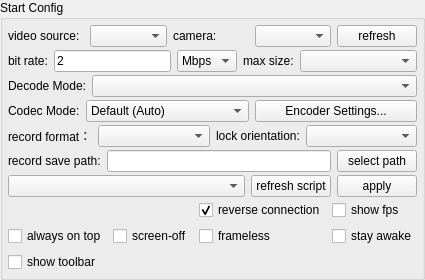
       <widget class="QGroupBox" name="configGroupBox">
        <property name="sizePolicy">
         <sizepolicy hsizetype="Preferred" vsizetype="Preferred">
          <horstretch>0</horstretch>
          <verstretch>0</verstretch>
         </sizepolicy>
        </property>
        <property name="title">
         <string>Start Config</string>
        </property>
        <layout class="QVBoxLayout" name="verticalLayout_3">
         <property name="spacing">
          <number>3</number>
         </property>
         <property name="leftMargin">
          <number>5</number>
         </property>
         <property name="topMargin">
          <number>5</number>
         </property>
         <property name="rightMargin">
          <number>5</number>
         </property>
         <property name="bottomMargin">
          <number>5</number>
         </property>
         <item>
          <widget class="QWidget" name="videoSourceWidget" native="true">
           <layout class="QHBoxLayout" name="videoSourceLayout">
            <property name="leftMargin">
             <number>0</number>
            </property>
            <property name="topMargin">
             <number>0</number>
            </property>
            <property name="rightMargin">
             <number>0</number>
            </property>
            <property name="bottomMargin">
             <number>0</number>
            </property>
            <item>
             <widget class="QLabel" name="videoSourceLabel">
              <property name="text">
               <string>video source:</string>
              </property>
             </widget>
            </item>
            <item>
             <widget class="QComboBox" name="videoSourceBox"/>
            </item>
            <item>
             <widget class="QLabel" name="cameraFacingLabel">
              <property name="text">
               <string>camera:</string>
              </property>
             </widget>
            </item>
            <item>
             <widget class="QComboBox" name="cameraFacingBox"/>
            </item>
            <item>
             <widget class="QPushButton" name="refreshCameraBtn">
              <property name="text">
               <string>refresh</string>
              </property>
             </widget>
            </item>
           </layout>
          </widget>
         </item>
         <item>
          <widget class="QWidget" name="configWidget1" native="true">
           <property name="sizePolicy">
            <sizepolicy hsizetype="Preferred" vsizetype="Preferred">
             <horstretch>0</horstretch>
             <verstretch>0</verstretch>
            </sizepolicy>
           </property>
           <layout class="QHBoxLayout" name="horizontalLayout_5">
            <property name="leftMargin">
             <number>0</number>
            </property>
            <property name="topMargin">
             <number>0</number>
            </property>
            <property name="rightMargin">
             <number>0</number>
            </property>
            <property name="bottomMargin">
             <number>0</number>
            </property>
            <item>
             <widget class="QLabel" name="label_3">
              <property name="sizePolicy">
               <sizepolicy hsizetype="Maximum" vsizetype="Preferred">
                <horstretch>0</horstretch>
                <verstretch>0</verstretch>
               </sizepolicy>
              </property>
              <property name="text">
               <string>bit rate:</string>
              </property>
             </widget>
            </item>
            <item>
             <widget class="QLineEdit" name="bitRateEdit">
              <property name="sizePolicy">
               <sizepolicy hsizetype="Preferred" vsizetype="Preferred">
                <horstretch>0</horstretch>
                <verstretch>0</verstretch>
               </sizepolicy>
              </property>
              <property name="text">
               <string notr="true">2</string>
              </property>
             </widget>
            </item>
            <item>
             <widget class="QComboBox" name="bitRateBox">
              <property name="sizePolicy">
               <sizepolicy hsizetype="Maximum" vsizetype="Preferred">
                <horstretch>0</horstretch>
                <verstretch>0</verstretch>
               </sizepolicy>
              </property>
              <property name="toolTip">
               <string/>
              </property>
              <property name="currentText">
               <string notr="true">Mbps</string>
              </property>
              <item>
               <property name="text">
                <string notr="true">Mbps</string>
               </property>
              </item>
              <item>
               <property name="text">
                <string notr="true">Kbps</string>
               </property>
              </item>
             </widget>
            </item>
            <item>
             <widget class="QLabel" name="label_4">
              <property name="sizePolicy">
               <sizepolicy hsizetype="Maximum" vsizetype="Preferred">
                <horstretch>0</horstretch>
                <verstretch>0</verstretch>
               </sizepolicy>
              </property>
              <property name="text">
               <string>max size:</string>
              </property>
             </widget>
            </item>
            <item>
             <widget class="QComboBox" name="maxSizeBox">
              <property name="sizePolicy">
               <sizepolicy hsizetype="Preferred" vsizetype="Preferred">
                <horstretch>0</horstretch>
                <verstretch>0</verstretch>
               </sizepolicy>
              </property>
              <property name="toolTip">
               <string/>
              </property>
             </widget>
            </item>
           </layout>
          </widget>
         </item>
         <item>
          <widget class="QWidget" name="configWidget6" native="true">
           <property name="sizePolicy">
            <sizepolicy hsizetype="Preferred" vsizetype="Preferred">
             <horstretch>0</horstretch>
             <verstretch>0</verstretch>
            </sizepolicy>
           </property>
           <layout class="QHBoxLayout" name="horizontalLayout_14">
            <property name="leftMargin">
             <number>0</number>
            </property>
            <property name="topMargin">
             <number>0</number>
            </property>
            <property name="rightMargin">
             <number>0</number>
            </property>
            <property name="bottomMargin">
             <number>0</number>
            </property>
            <item>
             <widget class="QLabel" name="decodeModeLabel">
              <property name="sizePolicy">
               <sizepolicy hsizetype="Maximum" vsizetype="Preferred">
                <horstretch>0</horstretch>
                <verstretch>0</verstretch>
               </sizepolicy>
              </property>
              <property name="text">
               <string>Decode Mode:</string>
              </property>
             </widget>
            </item>
            <item>
             <widget class="QComboBox" name="decodeModeBox">
              <property name="sizePolicy">
               <sizepolicy hsizetype="MinimumExpanding" vsizetype="Preferred">
                <horstretch>0</horstretch>
                <verstretch>0</verstretch>
               </sizepolicy>
              </property>
              <property name="toolTip">
               <string>FFmpeg: better compatibility; VideoToolbox: Apple Silicon only</string>
              </property>
             </widget>
            </item>
           </layout>
          </widget>
         </item>
         <item>
          <widget class="QWidget" name="configWidgetCodec" native="true">
           <property name="sizePolicy">
            <sizepolicy hsizetype="Preferred" vsizetype="Preferred">
             <horstretch>0</horstretch>
             <verstretch>0</verstretch>
            </sizepolicy>
           </property>
           <layout class="QHBoxLayout" name="horizontalLayout_codec">
            <property name="leftMargin">
             <number>0</number>
            </property>
            <property name="topMargin">
             <number>0</number>
            </property>
            <property name="rightMargin">
             <number>0</number>
            </property>
            <property name="bottomMargin">
             <number>0</number>
            </property>
            <item>
             <widget class="QLabel" name="label_codecMode">
              <property name="sizePolicy">
               <sizepolicy hsizetype="Maximum" vsizetype="Preferred">
                <horstretch>0</horstretch>
                <verstretch>0</verstretch>
               </sizepolicy>
              </property>
              <property name="text">
               <string>Codec Mode:</string>
              </property>
             </widget>
            </item>
            <item>
             <widget class="QComboBox" name="codecModeBox">
              <property name="sizePolicy">
               <sizepolicy hsizetype="Preferred" vsizetype="Preferred">
                <horstretch>0</horstretch>
                <verstretch>0</verstretch>
               </sizepolicy>
              </property>
              <property name="toolTip">
               <string>Encoder selection: Default uses system auto-select; presets enable vendor-specific tuning.</string>
              </property>
              <item>
               <property name="text">
                <string>Default (Auto)</string>
               </property>
              </item>
             </widget>
            </item>
            <item>
             <widget class="QPushButton" name="presetConfigBtn">
              <property name="toolTip">
               <string>Open encoder advanced settings: optimization levels for visual quality and performance.</string>
              </property>
              <property name="text">
               <string>Encoder Settings...</string>
              </property>
             </widget>
            </item>
           </layout>
          </widget>
         </item>
         <item>
          <widget class="QWidget" name="configWidget5" native="true">
           <property name="sizePolicy">
            <sizepolicy hsizetype="Preferred" vsizetype="Preferred">
             <horstretch>0</horstretch>
             <verstretch>0</verstretch>
            </sizepolicy>
           </property>
           <layout class="QHBoxLayout" name="horizontalLayout_7">
            <property name="leftMargin">
             <number>0</number>
            </property>
            <property name="topMargin">
             <number>0</number>
            </property>
            <property name="rightMargin">
             <number>0</number>
            </property>
            <property name="bottomMargin">
             <number>0</number>
            </property>
            <item>
             <widget class="QLabel" name="label_6">
              <property name="sizePolicy">
               <sizepolicy hsizetype="Maximum" vsizetype="Preferred">
                <horstretch>0</horstretch>
                <verstretch>0</verstretch>
               </sizepolicy>
              </property>
              <property name="text">
               <string>record format：</string>
              </property>
             </widget>
            </item>
            <item>
             <widget class="QComboBox" name="formatBox">
              <property name="sizePolicy">
               <sizepolicy hsizetype="Preferred" vsizetype="Preferred">
                <horstretch>0</horstretch>
                <verstretch>0</verstretch>
               </sizepolicy>
              </property>
             </widget>
            </item>
            <item>
             <widget class="QLabel" name="label_8">
              <property name="sizePolicy">
               <sizepolicy hsizetype="Maximum" vsizetype="Preferred">
                <horstretch>0</horstretch>
                <verstretch>0</verstretch>
               </sizepolicy>
              </property>
              <property name="text">
               <string>lock orientation:</string>
              </property>
             </widget>
            </item>
            <item>
             <widget class="QComboBox" name="lockOrientationBox">
              <property name="sizePolicy">
               <sizepolicy hsizetype="Preferred" vsizetype="Preferred">
                <horstretch>0</horstretch>
                <verstretch>0</verstretch>
               </sizepolicy>
              </property>
             </widget>
            </item>
           </layout>
          </widget>
         </item>
         <item>
          <widget class="QWidget" name="configWidget2" native="true">
           <property name="sizePolicy">
            <sizepolicy hsizetype="Preferred" vsizetype="Preferred">
             <horstretch>0</horstretch>
             <verstretch>0</verstretch>
            </sizepolicy>
           </property>
           <layout class="QHBoxLayout" name="horizontalLayout_6">
            <property name="leftMargin">
             <number>0</number>
            </property>
            <property name="topMargin">
             <number>0</number>
            </property>
            <property name="rightMargin">
             <number>0</number>
            </property>
            <property name="bottomMargin">
             <number>0</number>
            </property>
            <item>
             <widget class="QLabel" name="label_5">
              <property name="sizePolicy">
               <sizepolicy hsizetype="Preferred" vsizetype="Preferred">
                <horstretch>0</horstretch>
                <verstretch>0</verstretch>
               </sizepolicy>
              </property>
              <property name="text">
               <string>record save path:</string>
              </property>
              <property name="buddy">
               <cstring>recordPathEdt</cstring>
              </property>
             </widget>
            </item>
            <item>
             <widget class="QLineEdit" name="recordPathEdt">
              <property name="sizePolicy">
               <sizepolicy hsizetype="MinimumExpanding" vsizetype="Preferred">
                <horstretch>0</horstretch>
                <verstretch>0</verstretch>
               </sizepolicy>
              </property>
              <property name="readOnly">
               <bool>true</bool>
              </property>
             </widget>
            </item>
            <item>
             <widget class="QPushButton" name="selectRecordPathBtn">
              <property name="sizePolicy">
               <sizepolicy hsizetype="Preferred" vsizetype="Preferred">
                <horstretch>0</horstretch>
                <verstretch>0</verstretch>
               </sizepolicy>
              </property>
              <property name="text">
               <string>select path</string>
              </property>
              <property name="autoDefault">
               <bool>false</bool>
              </property>
             </widget>
            </item>
           </layout>
          </widget>
         </item>
         <item>
          <widget class="QWidget" name="configWidget4" native="true">
           <property name="sizePolicy">
            <sizepolicy hsizetype="Preferred" vsizetype="Preferred">
             <horstretch>0</horstretch>
             <verstretch>0</verstretch>
            </sizepolicy>
           </property>
           <layout class="QHBoxLayout" name="horizontalLayout_8">
            <property name="leftMargin">
             <number>0</number>
            </property>
            <property name="topMargin">
             <number>0</number>
            </property>
            <property name="rightMargin">
             <number>0</number>
            </property>
            <property name="bottomMargin">
             <number>0</number>
            </property>
            <item>
             <widget class="QComboBox" name="gameBox">
              <property name="sizePolicy">
               <sizepolicy hsizetype="MinimumExpanding" vsizetype="Preferred">
                <horstretch>0</horstretch>
                <verstretch>0</verstretch>
               </sizepolicy>
              </property>
             </widget>
            </item>
            <item>
             <widget class="QPushButton" name="refreshGameScriptBtn">
              <property name="sizePolicy">
               <sizepolicy hsizetype="Preferred" vsizetype="Preferred">
                <horstretch>0</horstretch>
                <verstretch>0</verstretch>
               </sizepolicy>
              </property>
              <property name="text">
               <string>refresh script</string>
              </property>
             </widget>
            </item>
            <item>
             <widget class="QPushButton" name="applyScriptBtn">
              <property name="sizePolicy">
               <sizepolicy hsizetype="Preferred" vsizetype="Preferred">
                <horstretch>0</horstretch>
                <verstretch>0</verstretch>
               </sizepolicy>
              </property>
              <property name="text">
               <string>apply</string>
              </property>
             </widget>
            </item>
           </layout>
          </widget>
         </item>
         <item>
          <widget class="QWidget" name="configWidget3" native="true">
           <property name="sizePolicy">
            <sizepolicy hsizetype="Preferred" vsizetype="Preferred">
             <horstretch>0</horstretch>
             <verstretch>0</verstretch>
            </sizepolicy>
           </property>
           <layout class="QGridLayout" name="gridLayout">
            <property name="leftMargin">
             <number>0</number>
            </property>
            <property name="topMargin">
             <number>0</number>
            </property>
            <property name="rightMargin">
             <number>0</number>
            </property>
            <property name="bottomMargin">
             <number>0</number>
            </property>
            <item row="0" column="4">
             <widget class="QCheckBox" name="fpsCheck">
              <property name="sizePolicy">
               <sizepolicy hsizetype="Preferred" vsizetype="Preferred">
                <horstretch>0</horstretch>
                <verstretch>0</verstretch>
               </sizepolicy>
              </property>
              <property name="text">
               <string>show fps</string>
              </property>
             </widget>
            </item>
            <item row="1" column="0">
             <widget class="QCheckBox" name="alwaysTopCheck">
              <property name="sizePolicy">
               <sizepolicy hsizetype="Preferred" vsizetype="Preferred">
                <horstretch>0</horstretch>
                <verstretch>0</verstretch>
               </sizepolicy>
              </property>
              <property name="text">
               <string>always on top</string>
              </property>
              <property name="checked">
               <bool>false</bool>
              </property>
             </widget>
            </item>
            <item row="0" column="3">
             <widget class="QCheckBox" name="useReverseCheck">
              <property name="sizePolicy">
               <sizepolicy hsizetype="Preferred" vsizetype="Preferred">
                <horstretch>0</horstretch>
                <verstretch>0</verstretch>
               </sizepolicy>
              </property>
              <property name="text">
               <string>reverse connection</string>
              </property>
              <property name="checked">
               <bool>true</bool>
              </property>
             </widget>
            </item>
            <item row="1" column="1">
             <widget class="QCheckBox" name="closeScreenCheck">
              <property name="sizePolicy">
               <sizepolicy hsizetype="Preferred" vsizetype="Preferred">
                <horstretch>0</horstretch>
                <verstretch>0</verstretch>
               </sizepolicy>
              </property>
              <property name="text">
               <string>screen-off</string>
              </property>
             </widget>
            </item>
            <item row="1" column="3">
             <widget class="QCheckBox" name="framelessCheck">
              <property name="sizePolicy">
               <sizepolicy hsizetype="Preferred" vsizetype="Preferred">
                <horstretch>0</horstretch>
                <verstretch>0</verstretch>
               </sizepolicy>
              </property>
              <property name="text">
               <string>frameless</string>
              </property>
             </widget>
            </item>
            <item row="1" column="4">
             <widget class="QCheckBox" name="stayAwakeCheck">
              <property name="sizePolicy">
               <sizepolicy hsizetype="Preferred" vsizetype="Preferred">
                <horstretch>0</horstretch>
                <verstretch>0</verstretch>
               </sizepolicy>
              </property>
              <property name="text">
               <string>stay awake</string>
              </property>
             </widget>
            </item>
            <item row="2" column="0">
             <widget class="QCheckBox" name="showToolbar">
              <property name="text">
               <string>show toolbar</string>
              </property>
             </widget>
            </item>
           </layout>
          </widget>
         </item>
        </layout>
       </widget>
